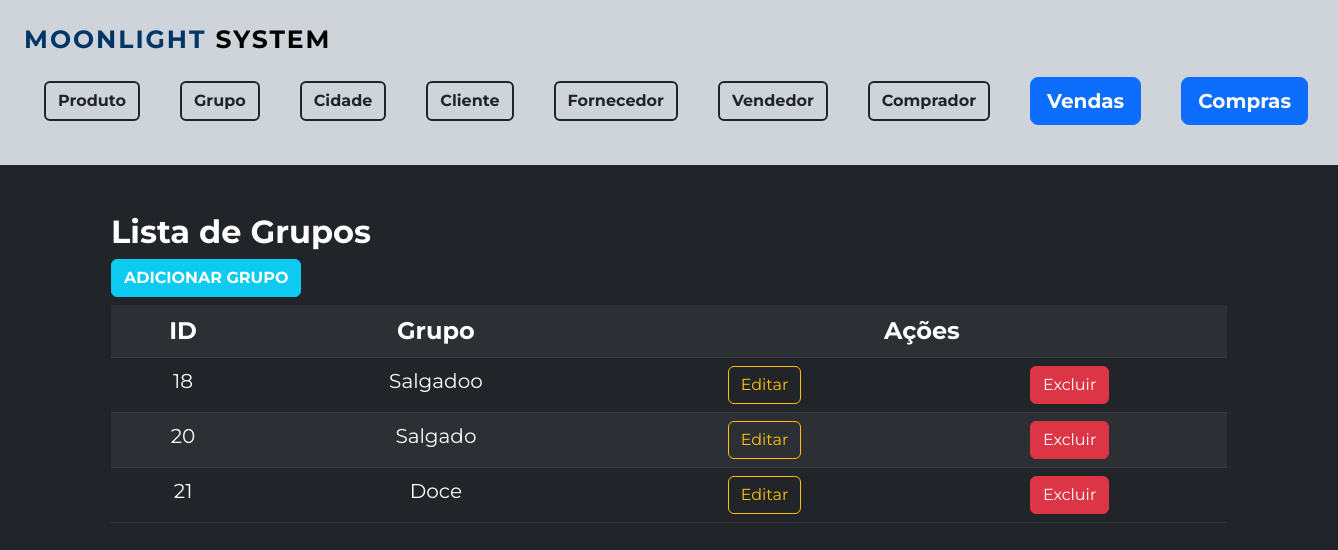
/Grupo/formListaGrupo.php, run on the app's committed database.
### tables this page shows
CREATE TABLE `tb_grupo` (
  `id_grupo` int(11) NOT NULL,
  `nm_grupo` varchar(55) DEFAULT NULL
);

### Grupo/formListaGrupo.php (the view, shortened to what this page needs)
<?php
 include '../formMenu.php';
 include '../conexao/conecta.php';
  $sql = "SELECT id_grupo, nm_grupo FROM tb_grupo ";
  $resultado=mysqli_query($conexao, $sql);
?>
<div class="container pt-5">
	<h2 class="fw-bold"> Lista de Grupos</h2>
	<a href="formGrupo.php" class="btn btn-info text-white mb-2 fw-bold">ADICIONAR GRUPO</a>
	<table class="table table-striped table-dark container text-center">
		<tr class="fs-4">
			<th>ID </th>
			<th>Grupo </th>
			<th colspan="2">Ações</th>
		</tr>
		<?php
			while ( $item=mysqli_fetch_array($resultado)) {
				echo "<tr class='fs-5'>";
				echo "<td> $item[id_grupo] </td>";
				echo "<td> $item[nm_grupo] </td>";
				echo "<td><a href='formGrupo.php?id=$item[id_grupo]' class='btn btn-outline-warning'>Editar</a></td>";
				echo "<td><a href='formExcluirGrupo.php?id=$item[id_grupo]' class='btn btn-danger'>Excluir</a></td>";
			}
	?>
	</table>
</div>

### formMenu.php (style rules this page uses)
body { background-color: #212529; color: #fff; font-family: 'Montserrat', sans-serif; }

### data on the page
tb_grupo: id_grupo "18", nm_grupo "Salgadoo"
tb_grupo: id_grupo "20", nm_grupo "Salgado"
tb_grupo: id_grupo "21", nm_grupo "Doce"
